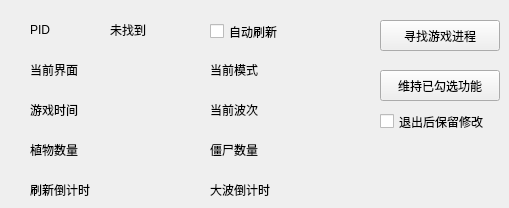
    <widget class="QWidget" name="tab_0">
     <attribute name="title">
      <string>状态</string>
     </attribute>
     <widget class="QPushButton" name="FindGameProc">
      <property name="geometry">
       <rect>
        <x>380</x>
        <y>20</y>
        <width>120</width>
        <height>31</height>
       </rect>
      </property>
      <property name="text">
       <string>寻找游戏进程</string>
      </property>
      <property name="autoDefault">
       <bool>false</bool>
      </property>
      <property name="default">
       <bool>false</bool>
      </property>
      <property name="flat">
       <bool>false</bool>
      </property>
     </widget>
     <widget class="QLabel" name="label">
      <property name="geometry">
       <rect>
        <x>30</x>
        <y>20</y>
        <width>30</width>
        <height>20</height>
       </rect>
      </property>
      <property name="text">
       <string>PID</string>
      </property>
      <property name="scaledContents">
       <bool>false</bool>
      </property>
     </widget>
     <widget class="QLabel" name="GamePID">
      <property name="geometry">
       <rect>
        <x>110</x>
        <y>20</y>
        <width>51</width>
        <height>20</height>
       </rect>
      </property>
      <property name="text">
       <string>未找到</string>
      </property>
     </widget>
     <widget class="QLabel" name="CurrentMode">
      <property name="geometry">
       <rect>
        <x>290</x>
        <y>60</y>
        <width>51</width>
        <height>20</height>
       </rect>
      </property>
      <property name="text">
       <string/>
      </property>
     </widget>
     <widget class="QLabel" name="label_15">
      <property name="geometry">
       <rect>
        <x>210</x>
        <y>60</y>
        <width>52</width>
        <height>19</height>
       </rect>
      </property>
      <property name="text">
       <string>当前模式</string>
      </property>
     </widget>
     <widget class="QLabel" name="label_16">
      <property name="geometry">
       <rect>
        <x>30</x>
        <y>60</y>
        <width>52</width>
        <height>19</height>
       </rect>
      </property>
      <property name="text">
       <string>当前界面</string>
      </property>
      <property name="scaledContents">
       <bool>false</bool>
      </property>
     </widget>
     <widget class="QLabel" name="CurrentUI">
      <property name="geometry">
       <rect>
        <x>110</x>
        <y>60</y>
        <width>52</width>
        <height>19</height>
       </rect>
      </property>
      <property name="text">
       <string/>
      </property>
     </widget>
     <widget class="QCheckBox" name="KeepChangesOnExit">
      <property name="geometry">
       <rect>
        <x>380</x>
        <y>110</y>
        <width>116</width>
        <height>23</height>
       </rect>
      </property>
      <property name="text">
       <string>退出后保留修改</string>
      </property>
     </widget>
     <widget class="QPushButton" name="MaintainCheckedItem">
      <property name="geometry">
       <rect>
        <x>380</x>
        <y>70</y>
        <width>120</width>
        <height>31</height>
       </rect>
      </property>
      <property name="text">
       <string>维持已勾选功能</string>
      </property>
     </widget>
     <widget class="QLabel" name="label_36">
      <property name="geometry">
       <rect>
        <x>30</x>
        <y>100</y>
        <width>52</width>
        <height>19</height>
       </rect>
      </property>
      <property name="text">
       <string>游戏时间</string>
      </property>
      <property name="scaledContents">
       <bool>false</bool>
      </property>
     </widget>
     <widget class="QLabel" name="GameTime">
      <property name="geometry">
       <rect>
        <x>110</x>
        <y>100</y>
        <width>52</width>
        <height>19</height>
       </rect>
      </property>
      <property name="text">
       <string/>
      </property>
     </widget>
     <widget class="QCheckBox" name="AutoRefreshGameStatus">
      <property name="geometry">
       <rect>
        <x>210</x>
        <y>20</y>
        <width>77</width>
        <height>23</height>
       </rect>
      </property>
      <property name="text">
       <string>自动刷新</string>
      </property>
     </widget>
     <widget class="QLabel" name="label_39">
      <property name="geometry">
       <rect>
        <x>30</x>
        <y>140</y>
        <width>52</width>
        <height>19</height>
       </rect>
      </property>
      <property name="text">
       <string>植物数量</string>
      </property>
      <property name="scaledContents">
       <bool>false</bool>
      </property>
     </widget>
     <widget class="QLabel" name="PlantsCount">
      <property name="geometry">
       <rect>
        <x>110</x>
        <y>140</y>
        <width>52</width>
        <height>19</height>
       </rect>
      </property>
      <property name="text">
       <string/>
      </property>
     </widget>
     <widget class="QLabel" name="label_40">
      <property name="geometry">
       <rect>
        <x>210</x>
        <y>140</y>
        <width>52</width>
        <height>19</height>
       </rect>
      </property>
      <property name="text">
       <string>僵尸数量</string>
      </property>
     </widget>
     <widget class="QLabel" name="ZombiesCount">
      <property name="geometry">
       <rect>
        <x>290</x>
        <y>140</y>
        <width>52</width>
        <height>19</height>
       </rect>
      </property>
      <property name="text">
       <string/>
      </property>
     </widget>
     <widget class="QLabel" name="label_41">
      <property name="geometry">
       <rect>
        <x>30</x>
        <y>180</y>
        <width>65</width>
        <height>19</height>
       </rect>
      </property>
      <property name="text">
       <string>刷新倒计时</string>
      </property>
     </widget>
     <widget class="QLabel" name="RefreshCountdown">
      <property name="geometry">
       <rect>
        <x>110</x>
        <y>180</y>
        <width>65</width>
        <height>19</height>
       </rect>
      </property>
      <property name="text">
       <string/>
      </property>
     </widget>
     <widget class="QLabel" name="label_42">
      <property name="geometry">
       <rect>
        <x>210</x>
        <y>180</y>
        <width>65</width>
        <height>19</height>
       </rect>
      </property>
      <property name="text">
       <string>大波倒计时</string>
      </property>
     </widget>
     <widget class="QLabel" name="HugeWaveCountdown">
      <property name="geometry">
       <rect>
        <x>290</x>
        <y>180</y>
        <width>65</width>
        <height>19</height>
       </rect>
      </property>
      <property name="text">
       <string/>
      </property>
     </widget>
     <widget class="QLabel" name="label_43">
      <property name="geometry">
       <rect>
        <x>210</x>
        <y>100</y>
        <width>52</width>
        <height>19</height>
       </rect>
      </property>
      <property name="text">
       <string>当前波次</string>
      </property>
     </widget>
     <widget class="QLabel" name="CurrentWave">
      <property name="geometry">
       <rect>
        <x>290</x>
        <y>100</y>
        <width>52</width>
        <height>19</height>
       </rect>
      </property>
      <property name="text">
       <string/>
      </property>
     </widget>
    </widget>
